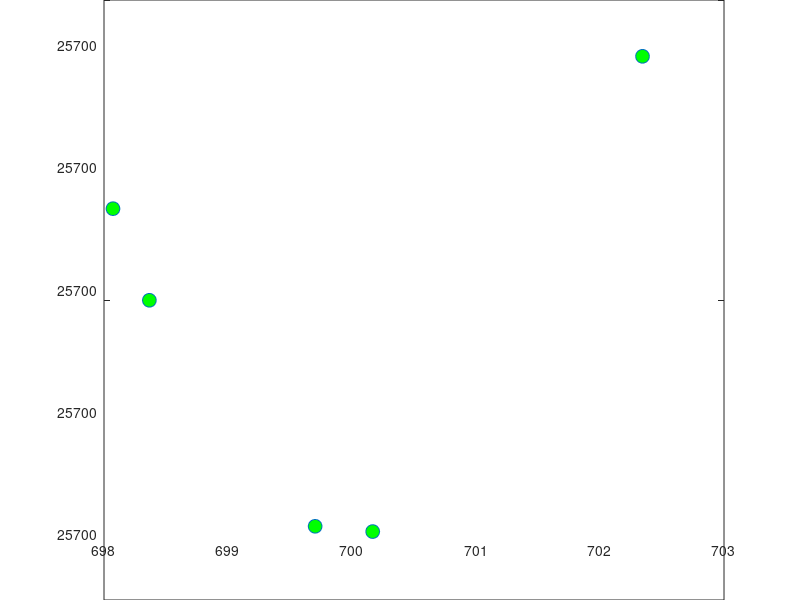
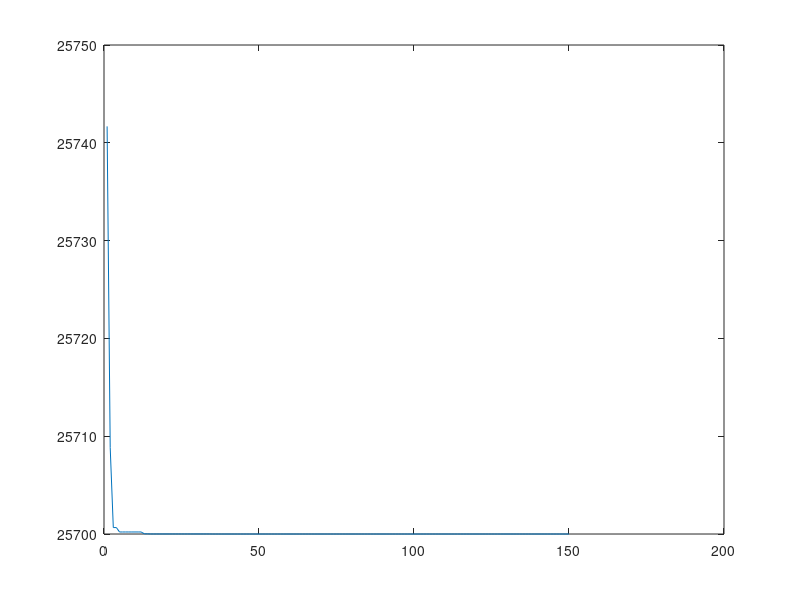

The MATLAB source for these figures, in order:
clear all %clear memory
close all %close matlab windows

D = 5000; %Annual demand
C = 5;    %Cost per unit
S = 49;   %Cost for order
P = 0.2;  %Percent storage cost
M = P*C   %Storage cost

funObj = @(xi) D*C + D/xi*S + xi/2*M; %Objective function

N = 5; %Particle number
d = 1; % Dimensions
lb = [400]; %Lower limit of search space
ub = [1200]; %Upper limit of search space

k = 0; %iteration
kmax = 150; %Maximun number of iterations
c1 = 2; %Cognitive constant
c2 = 2; %Social constant

%Initialization of particles and velocity
for i=1:N
    x(i,:) = rand(1,d).*(ub-lb)+lb; %initialization of particles
    v(i,:) = zeros(1,d);            % Velocity initialization
end

%%Evaluation of the initial particles with the objective function
for i=1:N
    xi=x(i,:)   %Extraction of the particle xi
    fx(i,:) = funObj(xi);  %Evaluation of the particle xi
end

%%Record of the best global particle and the best local particles
[gfit, ind] = min(fx); %Fitness of the best global particle
g = x(ind,:); %Location of the best global particle
fp = fx;      %Fitness of the best local particle
p = x;        %Position of the best local particle
axisx = lb:ub; %solution vector
axisy = [];
for i = 1:length(axisx)
    axisy(i) = funObj(axisx(i));
end
%Iterative process
while k < kmax %Stop criterion
k = k+1; %New generation
%%The optimization surface is drawn
figure(1);
%Particles are drawn in red color
plot(x,fx,'o', 'MarkerFaceColor', 'm', 'MarkerSize', 10)
pause(0.3)
%Draw the best local particles in green
plot(p,fp,'o', 'MarkerFaceColor', 'g', 'MarkerSize', 10)
%Pause to allow visualization
pause(0.3)
hold off
%Compute the new velocity for each particle
for i=1:N
    xi = x(i,:); %Extraction of particle xi
    pi = p(i,:); %Extraction of local particle pi
    v(i,:) = v(i,:)+c1*rand(1,d).*(pi-xi)+c2*rand(1,d).*(g-xi); %Determination of the new velocitity for each particle vi
end

%%Determination of the new position of each particle
x=x+v
for i=1:N
    for j=1:d
        if x(i,j) < lb(j)
            x(i,j) = lb(j);
        elseif x(i,j) > ub(j)
            x(i,j) = ub(j);
        end
    end
end

%%Evaluation of the new particle withc the objective function
for i=1:N
    xi = x(i,:);
    fx(i,:) = funObj(xi);
end

%Record of the best global particle and the best local particles
[gfitkplus1,ind] = min(fx);

%if a better solution is found, update the global particle
%fitness = desempeño
if gfitkplus1 < gfit
    %Update the fitness of the best global particle
    gfit = gfitkplus1;
    %Update the position of the best global particle
    g = x(ind,:);
end
for i=1:N
    %update your best local particle
    if fx(i,:)<fp(i,:)
        %Update the fitness of the best local particles
        fp(i,:) = fx(i,:);
        %Update the position on the best local particles
        p(i,:) = x(i,:);
    end
end

%Register the best solutions found in each generation
Evolution(k) = gfit;
end

figure
plot(Evolution)
disp(['Best Result:',num2str(g)])
disp(['Best Fitness:',num2str(g)])
disp(['Best:',num2str(gfit)]);
